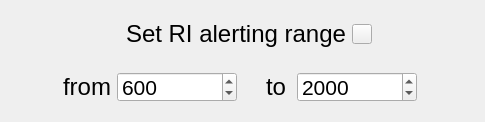
            <widget class="QFrame" name="frame_14">
             <property name="sizePolicy">
              <sizepolicy hsizetype="Expanding" vsizetype="Expanding">
               <horstretch>0</horstretch>
               <verstretch>0</verstretch>
              </sizepolicy>
             </property>
             <property name="minimumSize">
              <size>
               <width>0</width>
               <height>0</height>
              </size>
             </property>
             <property name="maximumSize">
              <size>
               <width>16777215</width>
               <height>16777215</height>
              </size>
             </property>
             <layout class="QGridLayout" name="gridLayout_3" columnstretch="1,1,2,2,1,1">
              <item row="0" column="1">
               <spacer name="horizontalSpacer_9">
                <property name="orientation">
                 <enum>Qt::Horizontal</enum>
                </property>
                <property name="sizeHint" stdset="0">
                 <size>
                  <width>52</width>
                  <height>20</height>
                 </size>
                </property>
               </spacer>
              </item>
              <item row="0" column="2" colspan="2">
               <widget class="QWidget" name="widget_7" native="true">
                <layout class="QHBoxLayout" name="horizontalLayout_9">
                 <item>
                  <widget class="QLabel" name="label_2">
                   <property name="sizePolicy">
                    <sizepolicy hsizetype="Maximum" vsizetype="Preferred">
                     <horstretch>0</horstretch>
                     <verstretch>0</verstretch>
                    </sizepolicy>
                   </property>
                   <property name="minimumSize">
                    <size>
                     <width>0</width>
                     <height>0</height>
                    </size>
                   </property>
                   <property name="maximumSize">
                    <size>
                     <width>16777215</width>
                     <height>16777215</height>
                    </size>
                   </property>
                   <property name="font">
                    <font>
                     <pointsize>18</pointsize>
                     <weight>50</weight>
                     <italic>false</italic>
                     <bold>false</bold>
                    </font>
                   </property>
                   <property name="styleSheet">
                    <string notr="true">font: 18pt;</string>
                   </property>
                   <property name="text">
                    <string>Set RI alerting range</string>
                   </property>
                  </widget>
                 </item>
                 <item>
                  <widget class="QPushButton" name="pushButton_10">
                   <property name="minimumSize">
                    <size>
                     <width>20</width>
                     <height>20</height>
                    </size>
                   </property>
                   <property name="maximumSize">
                    <size>
                     <width>20</width>
                     <height>20</height>
                    </size>
                   </property>
                   <property name="text">
                    <string/>
                   </property>
                   <property name="icon">
                    <iconset>
                     <normaloff>R-C.png</normaloff>R-C.png</iconset>
                   </property>
                   <property name="iconSize">
                    <size>
                     <width>20</width>
                     <height>20</height>
                    </size>
                   </property>
                  </widget>
                 </item>
                </layout>
               </widget>
              </item>
              <item row="0" column="4">
               <spacer name="horizontalSpacer_10">
                <property name="orientation">
                 <enum>Qt::Horizontal</enum>
                </property>
                <property name="sizeHint" stdset="0">
                 <size>
                  <width>44</width>
                  <height>20</height>
                 </size>
                </property>
               </spacer>
              </item>
              <item row="1" column="0">
               <spacer name="horizontalSpacer_11">
                <property name="orientation">
                 <enum>Qt::Horizontal</enum>
                </property>
                <property name="sizeHint" stdset="0">
                 <size>
                  <width>43</width>
                  <height>20</height>
                 </size>
                </property>
               </spacer>
              </item>
              <item row="1" column="1" colspan="2">
               <widget class="QWidget" name="widget_8" native="true">
                <layout class="QHBoxLayout" name="horizontalLayout_10">
                 <item>
                  <widget class="QLabel" name="label_19">
                   <property name="sizePolicy">
                    <sizepolicy hsizetype="Maximum" vsizetype="Preferred">
                     <horstretch>0</horstretch>
                     <verstretch>0</verstretch>
                    </sizepolicy>
                   </property>
                   <property name="font">
                    <font>
                     <pointsize>18</pointsize>
                     <weight>50</weight>
                     <italic>false</italic>
                     <bold>false</bold>
                    </font>
                   </property>
                   <property name="styleSheet">
                    <string notr="true">font: 18pt;</string>
                   </property>
                   <property name="text">
                    <string>from</string>
                   </property>
                   <property name="scaledContents">
                    <bool>false</bool>
                   </property>
                   <property name="alignment">
                    <set>Qt::AlignRight|Qt::AlignTrailing|Qt::AlignVCenter</set>
                   </property>
                   <property name="wordWrap">
                    <bool>true</bool>
                   </property>
                  </widget>
                 </item>
                 <item>
                  <widget class="QSpinBox" name="spinBox_4">
                   <property name="minimumSize">
                    <size>
                     <width>120</width>
                     <height>30</height>
                    </size>
                   </property>
                   <property name="maximumSize">
                    <size>
                     <width>120</width>
                     <height>30</height>
                    </size>
                   </property>
                   <property name="font">
                    <font>
                     <pointsize>16</pointsize>
                     <weight>50</weight>
                     <italic>false</italic>
                     <bold>false</bold>
                    </font>
                   </property>
                   <property name="styleSheet">
                    <string notr="true">font: 16pt;</string>
                   </property>
                   <property name="maximum">
                    <number>9999</number>
                   </property>
                   <property name="value">
                    <number>600</number>
                   </property>
                  </widget>
                 </item>
                </layout>
               </widget>
              </item>
              <item row="1" column="3" colspan="2">
               <widget class="QWidget" name="widget_9" native="true">
                <layout class="QHBoxLayout" name="horizontalLayout_11">
                 <item>
                  <widget class="QLabel" name="label_20">
                   <property name="sizePolicy">
                    <sizepolicy hsizetype="Maximum" vsizetype="Preferred">
                     <horstretch>0</horstretch>
                     <verstretch>0</verstretch>
                    </sizepolicy>
                   </property>
                   <property name="font">
                    <font>
                     <pointsize>18</pointsize>
                     <weight>50</weight>
                     <italic>false</italic>
                     <bold>false</bold>
                    </font>
                   </property>
                   <property name="styleSheet">
                    <string notr="true">font: 18pt;</string>
                   </property>
                   <property name="text">
                    <string>to</string>
                   </property>
                   <property name="scaledContents">
                    <bool>false</bool>
                   </property>
                   <property name="alignment">
                    <set>Qt::AlignRight|Qt::AlignTrailing|Qt::AlignVCenter</set>
                   </property>
                   <property name="wordWrap">
                    <bool>true</bool>
                   </property>
                  </widget>
                 </item>
                 <item>
                  <widget class="QSpinBox" name="spinBox_3">
                   <property name="minimumSize">
                    <size>
                     <width>120</width>
                     <height>30</height>
                    </size>
                   </property>
                   <property name="maximumSize">
                    <size>
                     <width>120</width>
                     <height>30</height>
                    </size>
                   </property>
                   <property name="font">
                    <font>
                     <pointsize>16</pointsize>
                     <weight>50</weight>
                     <italic>false</italic>
                     <bold>false</bold>
                    </font>
                   </property>
                   <property name="styleSheet">
                    <string notr="true">font: 16pt;</string>
                   </property>
                   <property name="maximum">
                    <number>9999</number>
                   </property>
                   <property name="value">
                    <number>2000</number>
                   </property>
                  </widget>
                 </item>
                </layout>
               </widget>
              </item>
              <item row="1" column="5">
               <spacer name="horizontalSpacer_12">
                <property name="orientation">
                 <enum>Qt::Horizontal</enum>
                </property>
                <property name="sizeHint" stdset="0">
                 <size>
                  <width>43</width>
                  <height>20</height>
                 </size>
                </property>
               </spacer>
              </item>
             </layout>
            </widget>
